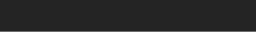

This is a level from a 2D game, rendered from its Tiled map with the project's own tilesets. A one-line summary and the complete map file follow:
An orthogonal 32x4 tile map with 8x8 px tiles, 1 tile layer (Tile Layer 1).

<map version="1.2" tiledversion="1.3.2" orientation="orthogonal" renderorder="right-down" compressionlevel="-1" width="32" height="4" tilewidth="8" tileheight="8" infinite="0" nextlayerid="2" nextobjectid="1">
 <tileset firstgid="1" source="generalTileset.tsx" />
 <layer id="1" name="Tile Layer 1" width="32" height="4">
  <data encoding="csv">
2,2,2,2,2,2,2,2,2,2,2,2,2,2,2,2,2,2,2,2,2,2,2,2,2,2,2,2,2,2,2,2,
2,2,2,2,2,2,2,2,2,2,2,2,2,2,2,2,2,2,2,2,2,2,2,2,2,2,2,2,2,2,2,2,
2,2,2,2,2,2,2,2,2,2,2,2,2,2,2,2,2,2,2,2,2,2,2,2,2,2,2,2,2,2,2,2,
3,3,3,3,3,3,3,3,3,3,3,3,3,3,3,3,3,3,3,3,3,3,3,3,3,3,3,3,3,3,3,3
</data>
 </layer>
</map>
